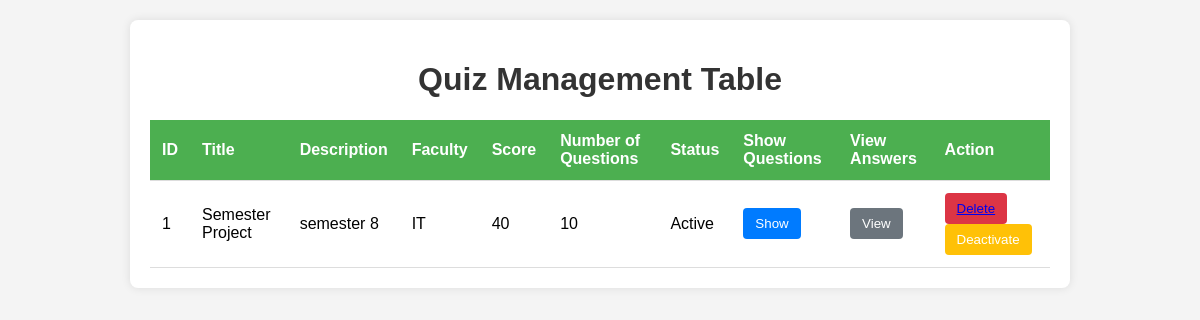
/admin/quiz.php, run on an earlier commit of the app's database.
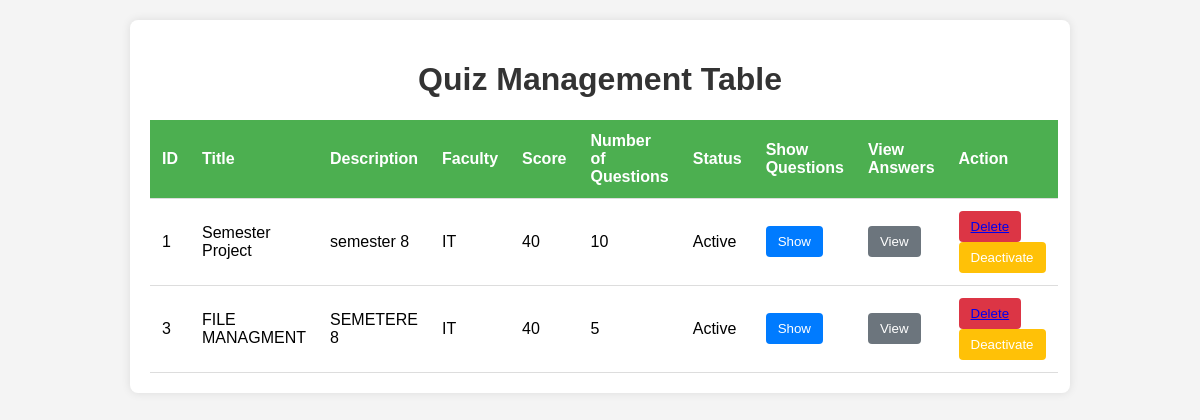
And on a later commit of the database.
### tables this page shows
CREATE TABLE `quiz` (
  `quiz_id` int(11) NOT NULL,
  `quiz_title` varchar(255) NOT NULL,
  `quiz_desc` varchar(255) NOT NULL,
  `quiz_faculity` varchar(255) NOT NULL,
  `quiz_score` int(11) NOT NULL,
  `quiz_qu_number` int(11) NOT NULL,
  `quiz_status` int(11) NOT NULL DEFAULT 0,
  `del` int(11) NOT NULL DEFAULT 0
);

### admin/quiz.php (the view, shortened to what this page needs)
<?php
$conn = mysqli_connect("localhost", "root", "", "quiz_system");
$sql = "SELECT * FROM quiz WHERE del = 0";
$result = mysqli_query($conn, $sql);
?>
<!DOCTYPE html>
<html lang="en">
<head>
</head>
<body>
    <div class="container">
        <h1>Quiz Management Table</h1>
        <table>
            <thead>
                <tr>
                    <th>ID</th>
                    <th>Title</th>
                    <th>Description</th>
                    <th>Faculty</th>
                    <th>Score</th>
                    <th>Number of Questions</th>
                    <th>Status</th>
                    <th>Show Questions</th>
                    <th>View Answers</th>
                    <th>Action</th>
                </tr>
            </thead>
            <tbody>
                <?php
                if (mysqli_num_rows($result) > 0) {
                    while($row = mysqli_fetch_assoc($result)) {
                        echo "<tr>";
                        echo "<td>" . $row['quiz_id'] . "</td>";
                        echo "<td>" . $row['quiz_title'] . "</td>";
                        echo "<td>" . $row['quiz_desc'] . "</td>";
                        echo "<td>" . $row['quiz_faculity'] . "</td>";
                        echo "<td>" . $row['quiz_score'] . "</td>";
                        echo "<td>" . $row['quiz_qu_number'] . "</td>";
                        echo "<td>" . ($row['quiz_status'] == 0 ? 'Active' : 'Inactive') . "</td>";
                        echo "<td><button class='show-questions' onclick=\"window.location='quiz_question.php?id=" . $row['quiz_id'] . "'\">Show</button></td>";
                        echo "<td><button class='view-answers' onclick=\"window.location='answers.php?id=" . $row['quiz_id'] . "'\">View</button></td>";
                        echo "<td>
                                <button class='delete'><a onclick=\"return confirm('Are you sure?')\" href='quiz.php?id=" . $row['quiz_id'] . "'>Delete</a></button>
                                <button class='edit' onclick=\"if(confirm('Are you sure you want to change the status?')) { window.location='quiz.php?change_status=" . $row['quiz_id'] . "'; }\">
                                    " . ($row['quiz_status'] == 0 ? 'Deactivate' : 'Activate') . "
                                </button>
                              </td>";
                        echo "</tr>";
                    }
                } else {
                    echo "<tr><td colspan='9'>No quizzes found</td></tr>";
                }
                ?>
            </tbody>
        </table>
    </div>
</body>
</html>

### admin/quiz.php (style rules this page uses)
body { font-family: Arial, sans-serif; background-color: #f4f4f4; margin: 0; padding: 20px; }
.container { max-width: 900px; margin: auto; background: white; padding: 20px; border-radius: 8px; box-shadow: 0 0 10px rgba(0, 0, 0, 0.1); }
h1 { text-align: center; color: #333; }
table { width: 100%; border-collapse: collapse; margin-top: 20px; }
th, td { padding: 12px; text-align: left; border-bottom: 1px solid #ddd; }
th { background-color: #4CAF50; color: white; }
button { padding: 8px 12px; border: none; border-radius: 4px; cursor: pointer; color: white; }
.show-questions { background-color: #007BFF; }
.view-answers { background-color: #6c757d; }
.edit { background-color: #FFC107; }
.delete { background-color: #DC3545; }

What changed in the data, as far as the page shows it:
added quiz: quiz_id "3", quiz_title "FILE MANAGMENT", quiz_desc "SEMETERE 8", quiz_faculity "IT", quiz_score "40", quiz_qu_number "5", quiz_status "Active"
